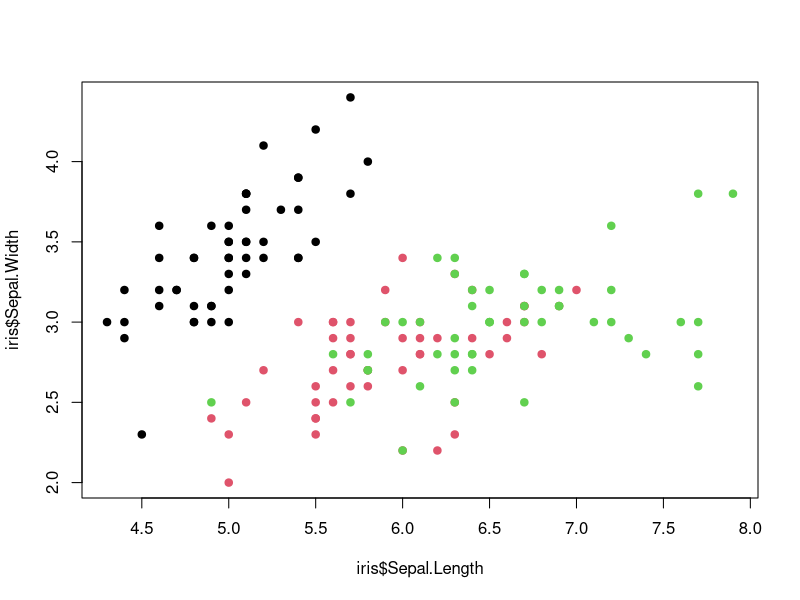
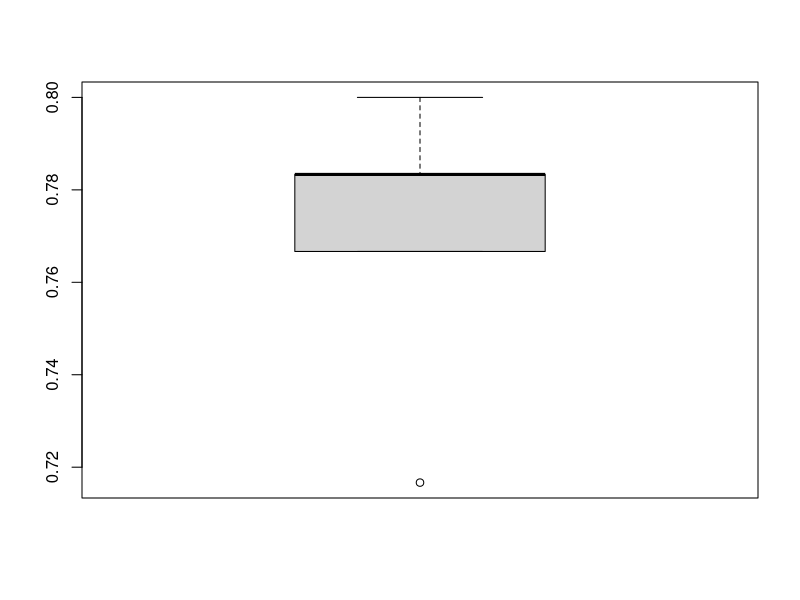
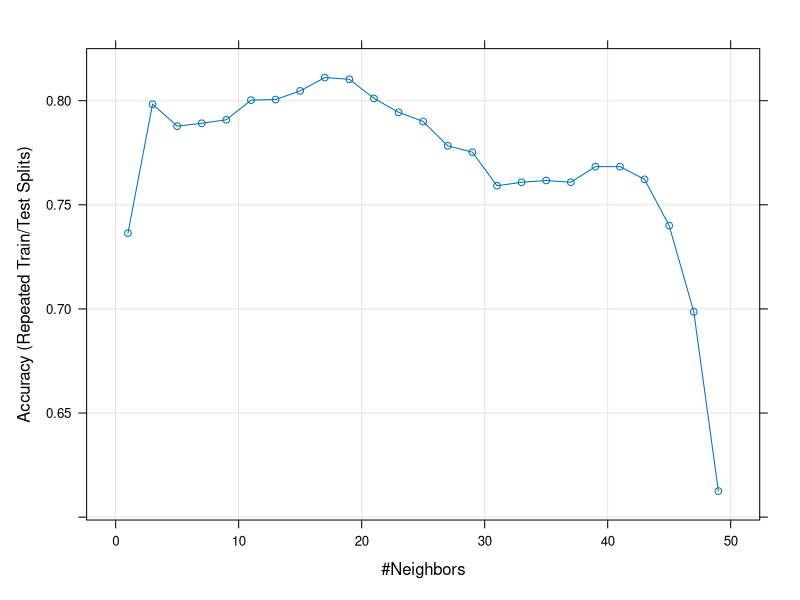
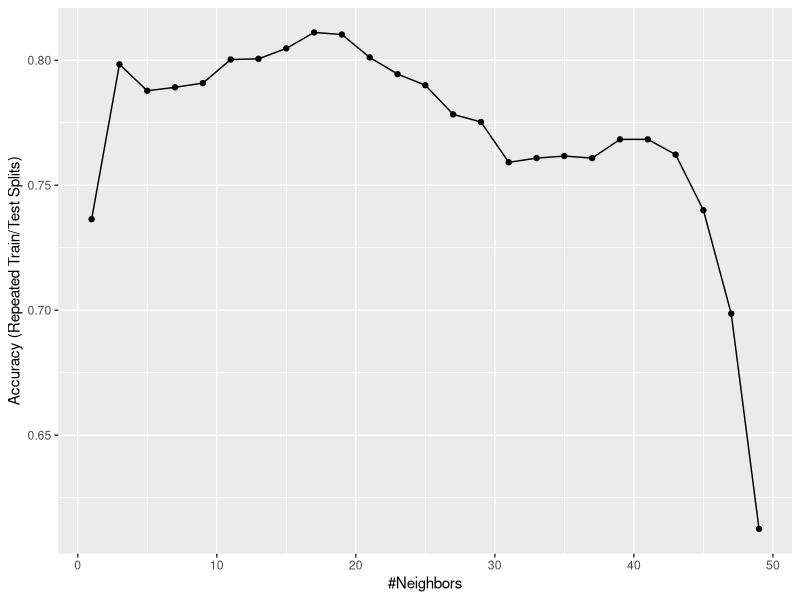
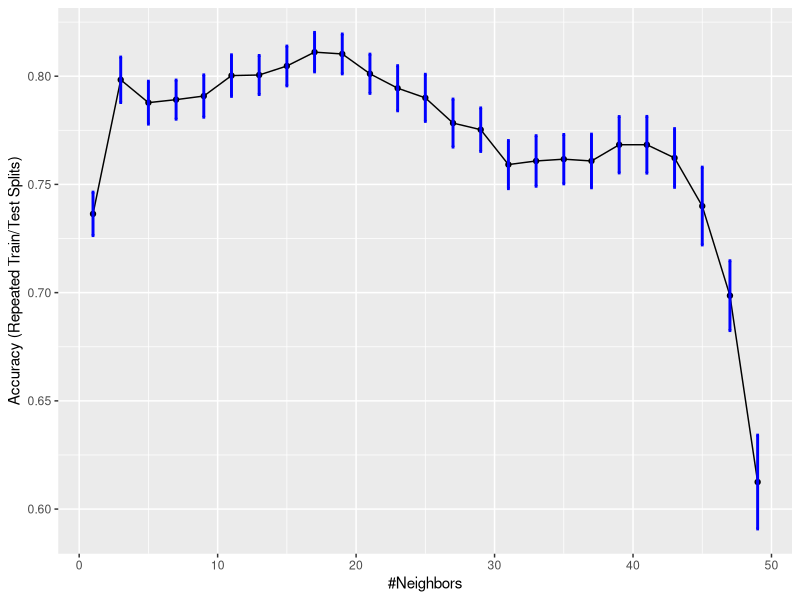

The R source for these figures, in order: (Note: this script raises an error after producing the figures.)
###
### Data - 3 classes

library(caret)

data(iris)


names(iris)

plot(iris$Sepal.Length,iris$Sepal.Width,col=as.numeric(iris$Species),pch=19)


#################
#################
### kNN
#################
#################

method <- "knn"

##################
### Validation set approach
##################


trainIndex <- createDataPartition(iris$Species, p = .6,times = 1,list=FALSE)
iris.train <- iris[ trainIndex,]
iris.test  <- iris[-trainIndex,]

fitControl <- trainControl(method = "none")

modTT <- train(Species~ Sepal.Length+Sepal.Width,data=iris.train,method=method,trControl = fitControl)
pred.train1 <- predict(modTT,newdata=iris.test)

CM1 <- confusionMatrix(data = pred.train1, reference = iris.test$Species)

cat("Accuracy is :",CM1$overall["Accuracy"],"\n")

### Resampling by hand

n.resample <- 10

Acc <- rep(NA,times=n.resample)


for (i in 1:n.resample){
	print(i)
	trainIndex <- createDataPartition(iris$Species, p = .6,list = FALSE,times = 1)
	iris.train <- iris[ trainIndex,]
	iris.test  <- iris[-trainIndex,]


	modTT1 <- train(Species~ Sepal.Length+Sepal.Width,data=iris.train,method=method,trControl = fitControl)
	pred.train1 <- predict(modTT1,newdata=iris.test)

	CM1 <- confusionMatrix(data = pred.train1, reference = iris.test$Species)

	Acc[i] <- CM1$overall["Accuracy"]
}

dd <- data.frame(Acc=Acc)
boxplot(dd)

names(CM1)





?predict.train


tmp.dta <- data.frame(obs=iris.test$Species,pred=pred.train1)

multiClassSummary(tmp.dta, lev = levels(iris$Species), model = NULL)
confusionMatrix(data = pred.train1, reference = iris.test$Species)


##################
##################
## Resampling using the \code{trainControl}
##################
##################

##################
## LGOCV
##################

fitControl.LGOCV <- trainControl(method = "LGOCV",number=100,p=0.6)
mod.LGOCV <- train(Species~ Sepal.Length+Sepal.Width,data=iris.train,method=method,trControl = fitControl.LGOCV)
mod.LGOCV
mod.LGOCV$bestTune


fitControl.LGOCV <- trainControl(method = "LGOCV",number=100,p=0.6)
mod.LGOCV <- train(Species~ Sepal.Length+Sepal.Width,data=iris.train,method=method,trControl = fitControl.LGOCV,tuneLength=10)
mod.LGOCV
mod.LGOCV$bestTune

grid <- data.frame(k=seq(1,50,by=2))
fitControl.LGOCV <- trainControl(method = "LGOCV",number=100,p=0.6)
mod.LGOCV <- train(Species~ Sepal.Length+Sepal.Width,data=iris.train,method=method,trControl = fitControl.LGOCV,tuneGrid=grid)
mod.LGOCV
mod.LGOCV$bestTune


plot(mod.LGOCV,metric="Accuracy")
ggplot(mod.LGOCV,metric="Accuracy")

mod.LGOCV$results$ymin <- mod.LGOCV$results$Accuracy-2*(mod.LGOCV$results$AccuracySD/sqrt(mod.LGOCV$control$number))
mod.LGOCV$results$ymax <- mod.LGOCV$results$Accuracy+2*(mod.LGOCV$results$AccuracySD/sqrt(mod.LGOCV$control$number))
ggplot(mod.LGOCV)+geom_errorbar(data= mod.LGOCV$results,mapping=aes(x=k,ymin=ymin,ymax=ymax),width=0.2, size=1, color="blue")


fitControl.LGOCV <- trainControl(method = "LGOCV",number=100,p=0.6,classProbs=TRUE,summaryFunction= multiClassSummary)
grid <- data.frame(k=seq(1,50,by=2))
mod.LGOCV <- train(Species~ Sepal.Length+Sepal.Width,data=iris.train,method=method,trControl = fitControl.LGOCV,tuneGrid=grid,metric="ROC")
mod.LGOCV$results
mod.LGOCV$bestTune
ggplot(mod.LGOCV,metric="AUC")

mod.LGOCV <- train(Species~ Sepal.Length+Sepal.Width,data=iris.train,method=method,trControl = fitControl.LGOCV,tuneGrid=grid,metric="Mean_Balanced_Accuracy")
ggplot(mod.LGOCV,metric="AUC")

##################
## LOOCV
##################

fitControl.LOOCV <- trainControl(method = "LOOCV")
mod.LOOCV <- train(Species~ Sepal.Length+Sepal.Width,data=iris.train,method=method,trControl = fitControl.LOOCV)
mod.LOOCV

##################
## repeatedCV
##################

fitControl.repeatedcv <- trainControl(method = "repeatedcv",number=10,repeats=20)
mod.repeatedcv <- train(Species~ Sepal.Length+Sepal.Width,data=iris.train,method=method,trControl = fitControl.repeatedcv)
mod.repeatedcv

##################
## boot
##################


fitControl.boot <- trainControl(method = "boot",number=50)
mod.boot <- train(Species~ Sepal.Length+Sepal.Width,data=iris.train,method=method,trControl = fitControl.boot)
mod.boot

#################
#################
### Multinomial
#################
#################



##
##
fitControl.repeatedcv <- trainControl(method = "repeatedcv",number=10,repeats=20)

mod.repeatedcv.multinom <- train(Species~ Sepal.Length,data=iris.train,method="multinom",trControl =fitControl.repeatedcv,tuneLength=1)
mod.repeatedcv.multinom
plot(mod.repeatedcv.multinom)

#################
#################
### Model comparaison 
#################
#################

fitControl.repeatedcv <- trainControl(method = "repeatedcv",number=10,repeats=50,classProbs=TRUE,summaryFunction= multiClassSummary)

mod.repeatedcv.knn <- train(Species~ Sepal.Length+Sepal.Width,data=iris.train,method="knn",trControl = fitControl.repeatedcv, tuneLength=9,metric="AUC")

mod.repeatedcv.lda <- train(Species~ Sepal.Length+Sepal.Width,data=iris.train,method="lda",trControl = fitControl.repeatedcv,metric="AUC")

mod.repeatedcv.qda <- train(Species~ Sepal.Length+Sepal.Width,data=iris.train,method="qda",trControl = fitControl.repeatedcv,metric="AUC")


mod.repeatedcv.multinom <- train(Species~ Sepal.Length,data=iris.train,method="multinom",trControl =fitControl.repeatedcv,tuneLength=1,metric="AUC")

cvValues <- resamples(list(knn=mod.repeatedcv.knn,lda=mod.repeatedcv.lda,qda=mod.repeatedcv.qda,multinom=mod.repeatedcv.multinom))

summary(cvValues,metric="AUC")

## Vizualizing
splom(cvValues,metric="AUC")
bwplot(cvValues,metric="AUC")
dotplot(cvValues,metric="AUC")
parallelplot(cvValues,metric="AUC")
xyplot(cvValues,metric="AUC")


## Predicting
Aucdiff <- diff(cvValues,metric="AUC")
summary(Aucdiff)
dotplot(Aucdiff)